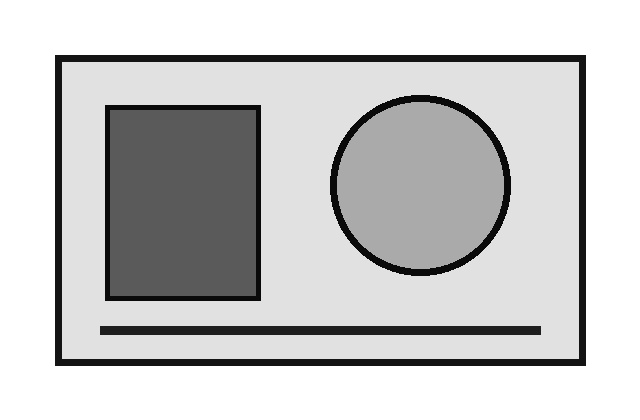
#> input picture sanya/15_Frequency_HPF/input.jpg, 640 x 420 px
$ python program.py
#> lines starting #> are read from the running program, lines starting #| are printed output that depends on the picture
import cv2
import numpy as np

# Read grayscale image
image = cv2.imread("input.jpg", 0)
#> image is the input picture: shape (420, 640); min 4, max 255, mean 201

# Check image
if image is None:
    print("Error: Image not found!")
    exit()

# Calculate DFT
dft = cv2.dft(np.float32(image), flags=cv2.DFT_COMPLEX_OUTPUT)

# Shift frequency to center
dft_shift = np.fft.fftshift(dft)

# Create high-pass mask
rows, cols = image.shape
#> rows = 420; cols = 640
crow, ccol = rows // 2, cols // 2
#> crow = 210; ccol = 320

mask = np.ones((rows, cols, 2), np.float32)
mask[crow-50:crow+50, ccol-50:ccol+50] = 0

# Apply high-pass mask
filtered = dft_shift * mask

# Shift back
filtered = np.fft.ifftshift(filtered)

# Inverse DFT
result = cv2.idft(filtered)

# Calculate magnitude
result = cv2.magnitude(result[:, :, 0], result[:, :, 1])
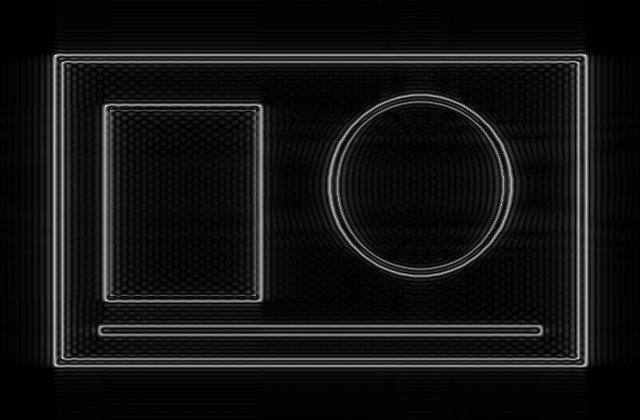
#> result: shape (420, 640) float32; min 59.36, max 41364132, mean 3163562.2; drawn with min black and max white

# Normalize result
result = cv2.normalize(result, None, 0, 255, cv2.NORM_MINMAX)

# Save output
cv2.imwrite("output.png", np.uint8(result))

print("High-pass filtered image saved as output.png")

$ run again, with sanya/02_Brightness/input.jpg copied over sanya/15_Frequency_HPF/input.jpg
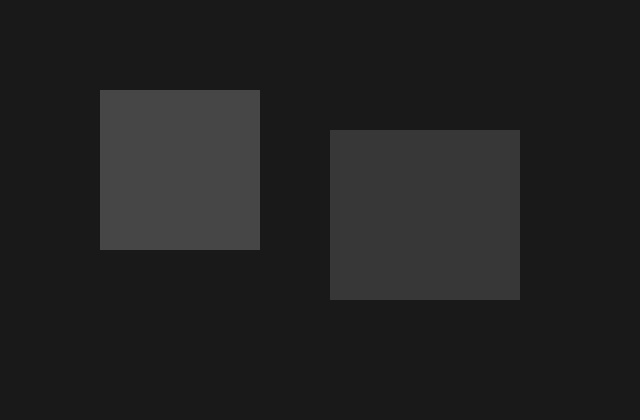
#> input picture sanya/02_Brightness/input.jpg, 640 x 420 px
#> image is the input picture: shape (420, 640); min 21, max 72, mean 32.9
#> `result = cv2.magnitude(result[:, :, 0], result[:, :, 1])`:
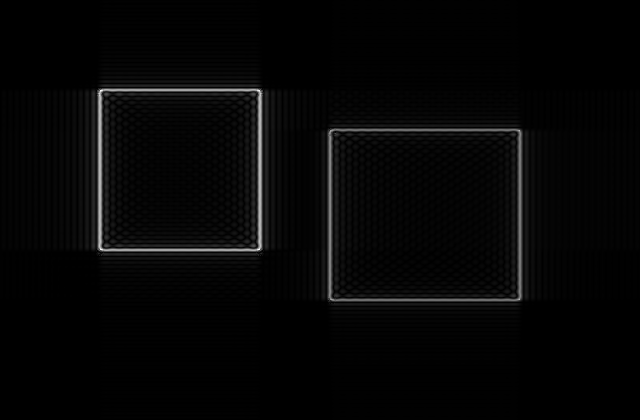
#> result: shape (420, 640) float32; min 4.3, max 7237827, mean 177585.7; drawn with min black and max white

$ run again, with sanya/03_Contrast_Stretching/input.jpg copied over sanya/15_Frequency_HPF/input.jpg
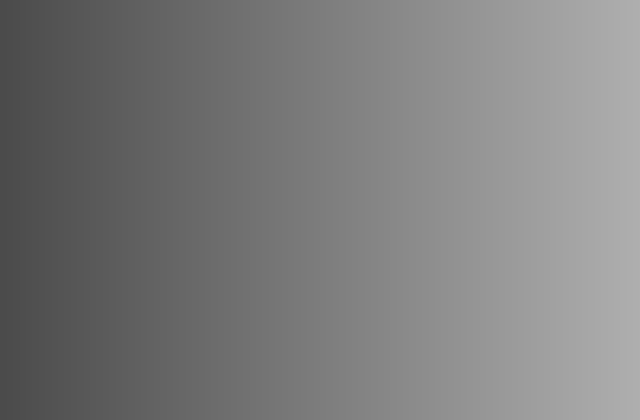
#> input picture sanya/03_Contrast_Stretching/input.jpg, 640 x 420 px
#> image is the input picture: shape (420, 640); min 75, max 175, mean 124.5
#> `result = cv2.magnitude(result[:, :, 0], result[:, :, 1])`:
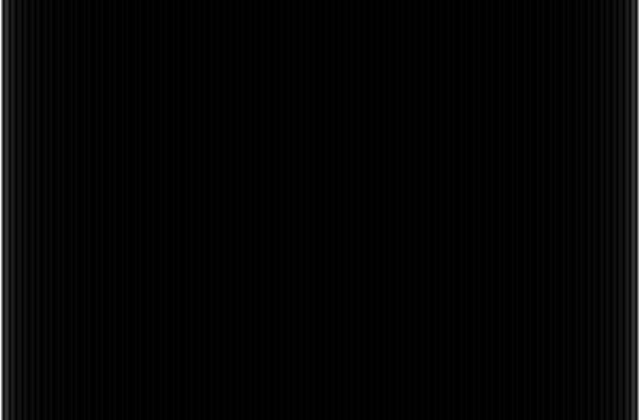
#> result: shape (420, 640) float32; min 3875.3, max 11450501, mean 248151.7; drawn with min black and max white
